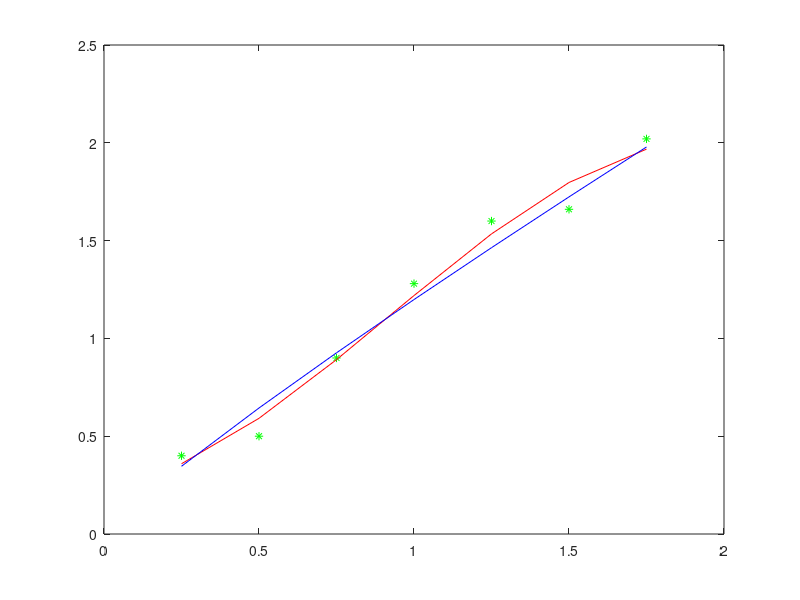

MATLAB code for this plot:
b=[0.4;0.5;0.9;1.28;1.6;1.66;2.02]'
x=0.25:0.25:1.75
f=@(x)0.234285714285894+0.230476190475387*x+1.180952380953305*x.^2-0.426666666666970*x.^3
g=@(x)1.198586309110812*x.^0.895767121506062
plot(x,b,'*g',x,f(x),'r',x,g(x),'b')